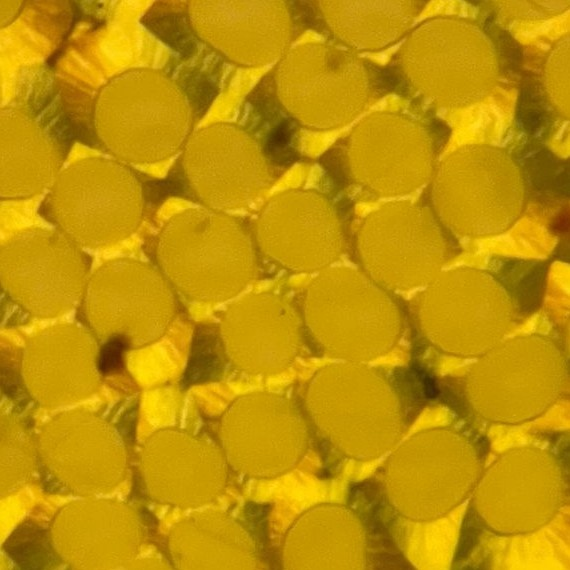
#> input picture Preprocessing/images/1.jpg, 570 x 570 px
$ python preprocessing.py images/1.jpg
#> lines starting #> are read from the running program, lines starting #| are printed output that depends on the picture
#!/usr/bin/env python3
"""
Script de prétraitement pour simulation FEM de matériau composite.
Détecte les fibres depuis une image et génère le fichier de géométrie Gmsh.
"""

import cv2 as cv
import numpy as np
import sys
import argparse
import re

def detect_circles(img_path, pixel_size=None):
    """
    Détecte les cercles dans l'image en utilisant la transformée de Hough.
    Retourne une liste de (x, y, r) en unités physiques.
    """
    img = cv.imread(img_path)
    if img is None:
        raise ValueError(f"Impossible de charger l'image : {img_path}")

    # Prétraitement
    L = max(img.shape)
    w, h = img.shape[1], img.shape[0]
    img_resized = cv.resize(img, (int((w/L)*500), int((h/L)*500)))
    gray = cv.imread(img_path, cv.IMREAD_GRAYSCALE)
    gray_resized = cv.resize(gray, (int((w/L)*500), int((h/L)*500)))
    blur = cv.GaussianBlur(gray_resized, (9, 9), 2)

    # Détection des cercles
    circles = cv.HoughCircles(blur, method=cv.HOUGH_GRADIENT, dp=1, minDist=78,
                              param1=10, param2=7, minRadius=34, maxRadius=40)

    if circles is None:
        return []

    circles = np.uint16(np.around(circles))

    # Normalisation et mise à l'échelle en unités physiques
    scale_factor = pixel_size if pixel_size else L  # Si pas de pixel_size, utiliser L pour normalisation
    detected_circles = []
    for i in circles[0, :]:
        x = i[0] / L * scale_factor
        y = i[1] / L * scale_factor
        r = i[2] / L * scale_factor
        detected_circles.append((x, y, r))

    return detected_circles

def generate_geo(circles, output_file, mesh_size=0.1):
    """
    Génère le fichier .geo Gmsh à partir des cercles.
    """
    if not circles:
        print("Aucun cercle détecté, génération du geo ignorée.")
        return

    # Calcul des limites du domaine
    xmin = min(x - r for x, y, r in circles) - 1.0
    xmax = max(x + r for x, y, r in circles) + 1.0
    ymin = min(y - r for x, y, r in circles) - 1.0
    ymax = max(y + r for x, y, r in circles) + 1.0

    with open(output_file, 'w') as f:
        f.write("// Généré automatiquement depuis le traitement d'image\n")
        f.write(f"lc = {mesh_size};\n\n")

        # Fibres
        fibre_loops = []
        fibre_surfaces = []
        fibre_boundaries = []

        for i, (x, y, r) in enumerate(circles, start=1):
            base = i * 10
            f.write(f"// Fibre {i}\n")
            f.write(f"Point({base+1}) = {{{x + r}, {y}, 0, lc}};\n")
            f.write(f"Point({base+2}) = {{{x}, {y + r}, 0, lc}};\n")
            f.write(f"Point({base+3}) = {{{x - r}, {y}, 0, lc}};\n")
            f.write(f"Point({base+4}) = {{{x}, {y - r}, 0, lc}};\n")
            f.write(f"Point({base+5}) = {{{x}, {y}, 0, lc}};\n")

            f.write(f"Circle({base+6}) = {{{base+1}, {base+5}, {base+2}}};\n")
            f.write(f"Circle({base+7}) = {{{base+2}, {base+5}, {base+3}}};\n")
            f.write(f"Circle({base+8}) = {{{base+3}, {base+5}, {base+4}}};\n")
            f.write(f"Circle({base+9}) = {{{base+4}, {base+5}, {base+1}}};\n")

            fibre_boundaries.extend([base+6, base+7, base+8, base+9])
            f.write(f"Curve Loop({i}) = {{{base+6}, {base+7}, {base+8}, {base+9}}};\n")
            fibre_loops.append(i)

            surface_id = 1000 + i
            f.write(f"Plane Surface({surface_id}) = {{{i}}};\n")
            fibre_surfaces.append(surface_id)
            f.write("\n")

        # Rectangle extérieur (matrice)
        f.write("// Domaine extérieur (matrice)\n")
        f.write(f"Point(1) = {{{xmin}, {ymin}, 0, lc}};\n")
        f.write(f"Point(2) = {{{xmax}, {ymin}, 0, lc}};\n")
        f.write(f"Point(3) = {{{xmax}, {ymax}, 0, lc}};\n")
        f.write(f"Point(4) = {{{xmin}, {ymax}, 0, lc}};\n")

        f.write("Line(1) = {1, 2};\n")
        f.write("Line(2) = {2, 3};\n")
        f.write("Line(3) = {3, 4};\n")
        f.write("Line(4) = {4, 1};\n")
        f.write("Curve Loop(999) = {1, 2, 3, 4};\n\n")

        # Matrice = rectangle - fibres
        fibre_list = ", ".join(str(l) for l in fibre_loops)
        f.write(f"Plane Surface(2000) = {{999, {fibre_list}}};\n\n")

        # Tags physiques
        f.write("// Tags physiques\n\n")
        fibre_surf_list = ", ".join(str(s) for s in fibre_surfaces)
        f.write(f"Physical Surface(2) = {{{fibre_surf_list}}};\n")  # Fibres
        f.write("Physical Surface(1) = {2000};\n\n")  # Matrice

        fibre_bound_list = ", ".join(str(b) for b in fibre_boundaries)
        f.write(f"Physical Curve(11) = {{{fibre_bound_list}}};\n")  # Interfaces
        f.write("Physical Curve(12) = {1, 2, 3, 4};\n")  # Bord extérieur

        # Paramètres de maillage
        f.write("\n// Paramètres de maillage\n")
        f.write("Mesh.Algorithm = 5;\n")
        f.write("Mesh 2;\n")

    print(f"Fichier '{output_file}' généré avec succès.")
    print("Convention des tags physiques :")
    print("  - Surface 1 : Matrice")
    print("  - Surface 2 : Fibres")
    print("  - Curve 11 : Interfaces fibre-matrice")
    print("  - Curve 12 : Bord extérieur du domaine")

def extract_pixel_size(filename):
    """
    Extrait la taille de pixel depuis le nom du fichier, ex: 'image_0.001m.png' -> 0.001, ou 'image_0.03um.png' -> 0.00003
    """
    match = re.search(r'_(\d+\.?\d*)(um|m)', filename)
    if match:
        value = float(match.group(1))
        unit = match.group(2)
        if unit == 'um':
            value *= 1e-6  # convertir um en m
        return value
    return None

def main():
    parser = argparse.ArgumentParser(description="Prétraitement pour FEM composite : détecter les fibres et générer la géométrie Gmsh.")
    parser.add_argument('image', help='Chemin vers l\'image d\'entrée')
    parser.add_argument('-o', '--output', default='geo/maillage_fibres.geo', help='Fichier .geo de sortie')
    parser.add_argument('-m', '--mesh-size', type=float, default=0.1, help='Taille caractéristique du maillage')
    parser.add_argument('-p', '--pixel-size', type=float, help='Taille de pixel en mètres (remplace l\'extraction automatique)')
    parser.add_argument('--show', action='store_true', help='Afficher les cercles détectés')

    args = parser.parse_args()

    # Extraire la taille de pixel si non fournie
    pixel_size = args.pixel_size
    if pixel_size is None:
        pixel_size = extract_pixel_size(args.image)
        if pixel_size:
            print(f"Taille de pixel extraite : {pixel_size} m")

    # Détecter les cercles
    circles = detect_circles(args.image, pixel_size)
#> in detect_circles, img is the input picture: shape (570, 570, 3); mean B, G, R 4.3, 146.7, 190.7
#> in detect_circles, `gray = cv.imread(img_path, cv.IMREAD_GRAYSCALE)`:
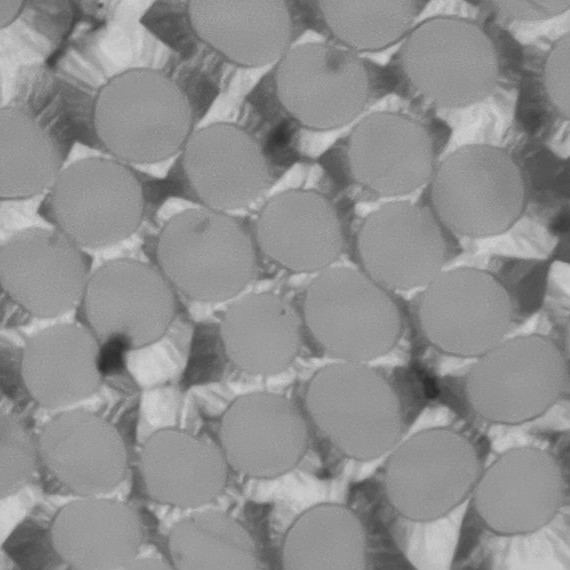
#> gray: shape (570, 570); min 43, max 210, mean 143.6
#> in detect_circles, `circles = cv.HoughCircles(blur, method=cv.HOUGH_GRADIENT, dp=1, minDis..`: circles = 30 rows, first 8: [454.5, 430.5, 39.4], [282.5, 75.5, 39.4], [395.5, 55.5, 39.4], [258.5, 205.5, 39.4], [353.5, 214.5, 38.3], [119.5, 98.5, 39.4], [340.5, 135.5, 38.3], [229.5, 379.5, 37.2]
#> in detect_circles, `circles = np.uint16(np.around(circles))`: circles = 30 rows, first 8: [454, 430, 39], [282, 76, 39], [396, 56, 39], [258, 206, 39], [354, 214, 38], [120, 98, 39], [340, 136, 38], [230, 380, 37]
#> the loop in detect_circles, `for i in circles[0, :]:` made 30 passes
#> (x, y, r) on passes 1 to 12: (454, 430, 39), (282, 76, 39), (396, 56, 39), (258, 206, 39), (354, 214, 38), (120, 98, 39), (340, 136, 38), (230, 380, 37), (110, 264, 39), (156, 410, 38), (306, 354, 37), (36, 232, 37)
#> after the loop in detect_circles, `for i in circles[0, :]:`: detected_circles = 30 items, first 6: (454, 430, 39), (282, 76, 39), (396, 56, 39), (258, 206, 39), (354, 214, 38), (120, 98, 39)
#> circles has the same summary as detected_circles in detect_circles
    print(f"{len(circles)} cercles détectés")
#| 30 cercles détectés

    # Générer le geo
    generate_geo(circles, args.output, args.mesh_size)
#> in generate_geo, `xmin = min(x - r for x, y, r in circles) - 1.0`: xmin = -2
#> in generate_geo, `xmax = max(x + r for x, y, r in circles) + 1.0`: xmax = 532
#> in generate_geo, `ymin = min(y - r for x, y, r in circles) - 1.0`: ymin = -38
#> in generate_geo, `ymax = max(y + r for x, y, r in circles) + 1.0`: ymax = 527
#> the loop in generate_geo, `for i, (x, y, r) in enumerate(circles, start=1):` made 30 passes
#> (x, y, r, base) on passes 1 to 12: (454, 430, 39, 10), (282, 76, 39, 20), (396, 56, 39, 30), (258, 206, 39, 40), (354, 214, 38, 50), (120, 98, 39, 60), (340, 136, 38, 70), (230, 380, 37, 80), (110, 264, 39, 90), (156, 410, 38, 100), (306, 354, 37, 110), (36, 232, 37, 120)
#> after the loop in generate_geo, `for i, (x, y, r) in enumerate(circles, start=1):`: fibre_boundaries = 120 values from 16 to 309; fibre_loops = 30 values from 1 to 30; fibre_surfaces = 30 values from 1001 to 1030

    # Affichage optionnel
    if args.show:
        img = cv.imread(args.image)
        if img is not None:
            for x, y, r in circles:
                # Remettre à l'échelle pour l'affichage
                scale = max(img.shape) / (pixel_size if pixel_size else max(img.shape))
                cx = int(x * scale)
                cy = int(y * scale)
                cr = int(r * scale)
                cv.circle(img, (cx, cy), cr, (0, 255, 0), 2)
                cv.circle(img, (cx, cy), 2, (0, 0, 255), 3)
            cv.imshow('Cercles détectés', img)
            cv.waitKey(0)

if __name__ == "__main__":
    main()

$ run again, on Preprocessing/images/ech1_x20_0.17um_x20_00.png
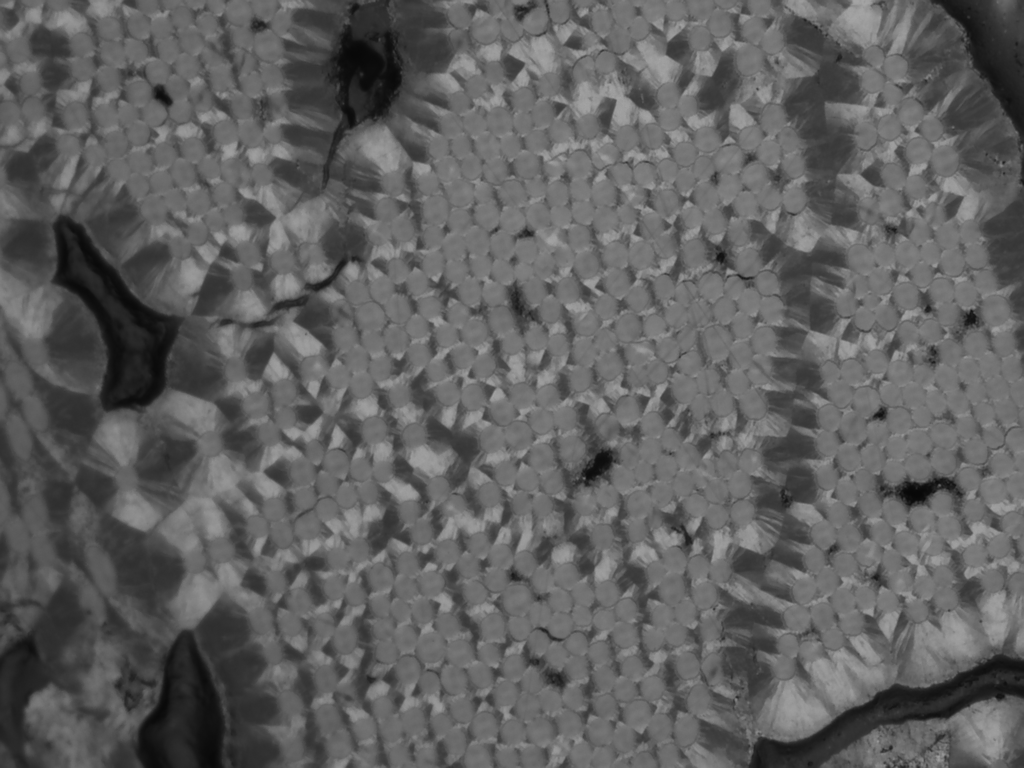
#> input picture Preprocessing/images/ech1_x20_0.17um_x20_00.png, 2048 x 1536 px (shown at 1/2 size)
#> in detect_circles, img is the input picture: shape (1536, 2048, 3); min 7, max 167, mean 95.6
#> in detect_circles, `img_resized = cv.resize(img, (int((w/L)*500), int((h/L)*500)))`:
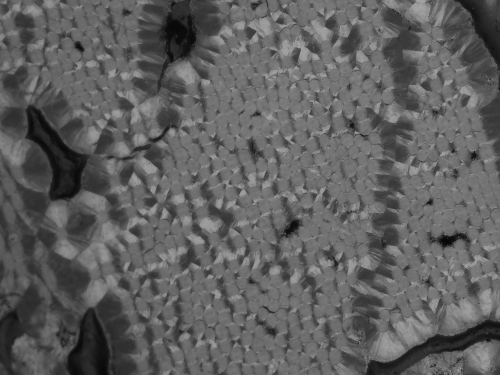
#> img_resized: shape (375, 500, 3); min 7, max 165, mean 95.5
#> in detect_circles, `circles = cv.HoughCircles(blur, method=cv.HOUGH_GRADIENT, dp=1, minDis..`: circles = 22 rows, first 8: [446.5, 300.5, 35], [400.5, 155.5, 39.4], [162.5, 282.5, 38.3], [292.5, 85.5, 39.4], [274.5, 274.5, 35], [82.5, 120.5, 37.2], [327.5, 183.5, 39.4], [211.5, 209.5, 36.1]
#> in detect_circles, `circles = np.uint16(np.around(circles))`: circles = 22 rows, first 8: [446, 300, 35], [400, 156, 39], [162, 282, 38], [292, 86, 39], [274, 274, 35], [82, 120, 37], [328, 184, 39], [212, 210, 36]
#> the loop in detect_circles, `for i in circles[0, :]:` made 22 passes
#> (i, x, y, r) on passes 1, 2, 3, 4, 6, 7, 8, 9: ([446, 300, 35], 3.7e-08, 2.49e-08, 2.91e-09), ([400, 156, 39], 3.32e-08, 1.29e-08, 3.24e-09), ([162, 282, 38], 1.34e-08, 2.34e-08, 3.15e-09), ([292, 86, 39], 2.42e-08, 7.14e-09, 3.24e-09), ([82, 120, 37], 6.81e-09, 9.96e-09, 3.07e-09), ([328, 184, 39], 2.72e-08, 1.53e-08, 3.24e-09), ([212, 210, 36], 1.76e-08, 1.74e-08, 2.99e-09), ([196, 86, 35], 1.63e-08, 7.14e-09, 2.91e-09)
#> after the loop in detect_circles, `for i in circles[0, :]:`: detected_circles = 22 items, first 6: (3.7e-08, 2.49e-08, 2.91e-09), (3.32e-08, 1.29e-08, 3.24e-09), (1.34e-08, 2.34e-08, 3.15e-09), (2.42e-08, 7.14e-09, 3.24e-09), (2.27e-08, 2.27e-08, 2.91e-09), (6.81e-09, 9.96e-09, 3.07e-09)
#> in main, `circles = detect_circles(args.image, pixel_size)`: circles has the same summary as detected_circles in detect_circles
#| 22 cercles détectés
#> xmin = -1
#> xmax = 1
#> ymin = -1
#> ymax = 1
#> the loop in generate_geo, `for i, (x, y, r) in enumerate(circles, start=1):` made 22 passes
#> (x, y, r, base) on passes 1, 2, 3, 4, 6, 7, 8, 9: (3.7e-08, 2.49e-08, 2.91e-09, 10), (3.32e-08, 1.29e-08, 3.24e-09, 20), (1.34e-08, 2.34e-08, 3.15e-09, 30), (2.42e-08, 7.14e-09, 3.24e-09, 40), (6.81e-09, 9.96e-09, 3.07e-09, 60), (2.72e-08, 1.53e-08, 3.24e-09, 70), (1.76e-08, 1.74e-08, 2.99e-09, 80), (1.63e-08, 7.14e-09, 2.91e-09, 90)
#> after the loop in generate_geo, `for i, (x, y, r) in enumerate(circles, start=1):`: fibre_boundaries = 88 values from 16 to 229; fibre_loops = [1, 2, 3, 4, 5, 6, 7, 8, 9, 10, 11, 12, 13, 14, 15, 16, 17, 18, 19, 20, 21, 22]; fibre_surfaces = [1001, 1002, 1003, 1004, 1005, 1006, 1007, 1008, 1009, 1010, 1011, 1012, 1013, 1014, 1015, 1016, 1017, 1018, 1019, 1020, 1021, 1022]

$ run again, on Preprocessing/images/ech1_x50_0.07um_x50_00.png
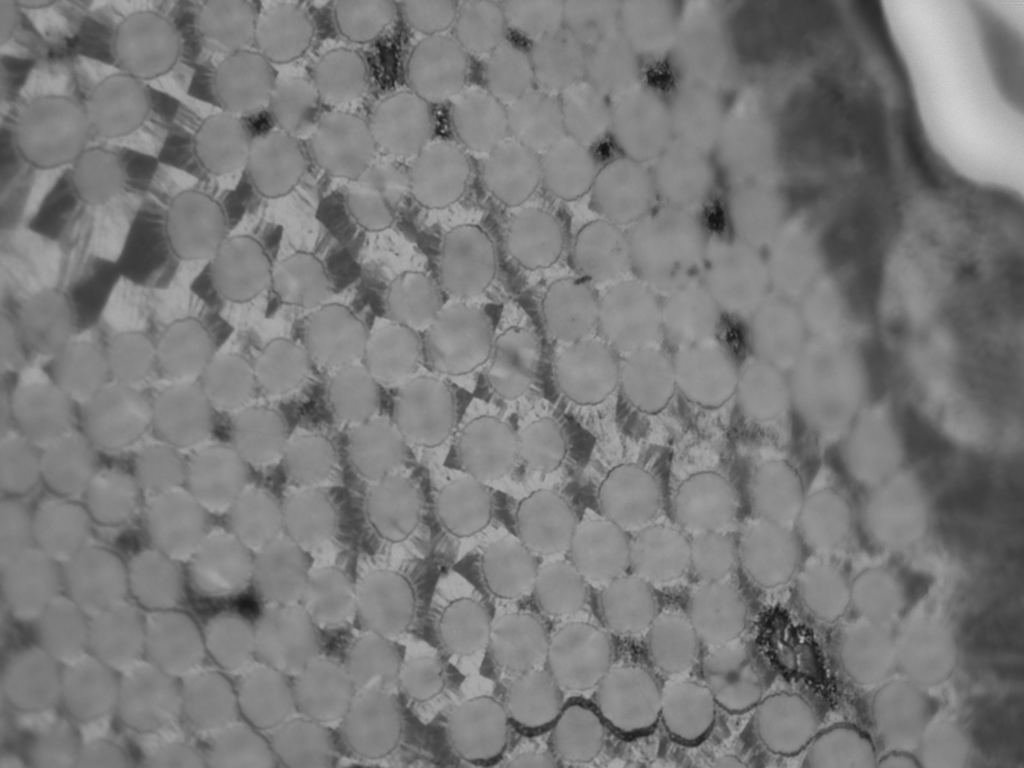
#> input picture Preprocessing/images/ech1_x50_0.07um_x50_00.png, 2048 x 1536 px (shown at 1/2 size)
#> in detect_circles, img is the input picture: shape (1536, 2048, 3); min 17, max 214, mean 122.2
#> in detect_circles, `img_resized = cv.resize(img, (int((w/L)*500), int((h/L)*500)))`:
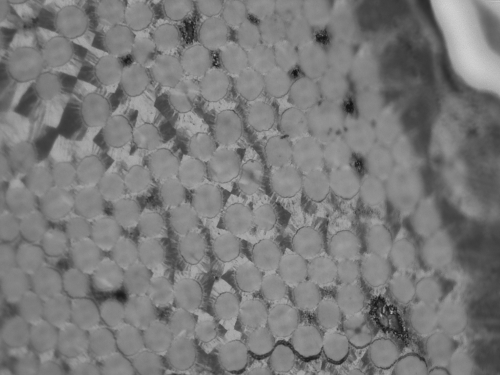
#> img_resized: shape (375, 500, 3); min 18, max 210, mean 122.1
#> in detect_circles, `circles = cv.HoughCircles(blur, method=cv.HOUGH_GRADIENT, dp=1, minDis..`: circles = 23 rows, first 8: [258.5, 313.5, 39.4], [214.5, 71.5, 38.3], [230.5, 197.5, 37.2], [316.5, 96.5, 39.4], [173.5, 142.5, 37.2], [96.5, 45.5, 39.4], [152.5, 327.5, 37.2], [91.5, 265.5, 35]
#> in detect_circles, `circles = np.uint16(np.around(circles))`: circles = 23 rows, first 8: [258, 314, 39], [214, 72, 38], [230, 198, 37], [316, 96, 39], [174, 142, 37], [96, 46, 39], [152, 328, 37], [92, 266, 35]
#> the loop in detect_circles, `for i in circles[0, :]:` made 23 passes
#> (i, x, y, r) on passes 1 to 8: ([258, 314, 39], 8.82e-09, 1.07e-08, 1.33e-09), ([214, 72, 38], 7.31e-09, 2.46e-09, 1.3e-09), ([230, 198, 37], 7.86e-09, 6.77e-09, 1.26e-09), ([316, 96, 39], 1.08e-08, 3.28e-09, 1.33e-09), ([174, 142, 37], 5.95e-09, 4.85e-09, 1.26e-09), ([96, 46, 39], 3.28e-09, 1.57e-09, 1.33e-09), ([152, 328, 37], 5.2e-09, 1.12e-08, 1.26e-09), ([92, 266, 35], 3.14e-09, 9.09e-09, 1.2e-09)
#> after the loop in detect_circles, `for i in circles[0, :]:`: detected_circles = 23 items, first 6: (8.82e-09, 1.07e-08, 1.33e-09), (7.31e-09, 2.46e-09, 1.3e-09), (7.86e-09, 6.77e-09, 1.26e-09), (1.08e-08, 3.28e-09, 1.33e-09), (5.95e-09, 4.85e-09, 1.26e-09), (3.28e-09, 1.57e-09, 1.33e-09)
#> in main, `circles = detect_circles(args.image, pixel_size)`: circles has the same summary as detected_circles in detect_circles
#| 23 cercles détectés
#> xmin = -1
#> xmax = 1
#> ymin = -1
#> ymax = 1
#> the loop in generate_geo, `for i, (x, y, r) in enumerate(circles, start=1):` made 23 passes
#> (x, y, r, base) on passes 1 to 8: (8.82e-09, 1.07e-08, 1.33e-09, 10), (7.31e-09, 2.46e-09, 1.3e-09, 20), (7.86e-09, 6.77e-09, 1.26e-09, 30), (1.08e-08, 3.28e-09, 1.33e-09, 40), (5.95e-09, 4.85e-09, 1.26e-09, 50), (3.28e-09, 1.57e-09, 1.33e-09, 60), (5.2e-09, 1.12e-08, 1.26e-09, 70), (3.14e-09, 9.09e-09, 1.2e-09, 80)
#> after the loop in generate_geo, `for i, (x, y, r) in enumerate(circles, start=1):`: fibre_boundaries = 92 values from 16 to 239; fibre_loops = [1, 2, 3, 4, 5, 6, 7, 8, 9, 10, 11, 12, 13, 14, 15, 16, 17, 18, 19, 20, 21, 22, 23]; fibre_surfaces = [1001, 1002, 1003, 1004, 1005, 1006, 1007, 1008, 1009, 1010, 1011, 1012, 1013, 1014, 1015, 1016, 1017, 1018, 1019, 1020, 1021, 1022, 1023]

$ run again, on Preprocessing/images/ech2_x100_0.03um2_x100_00.png
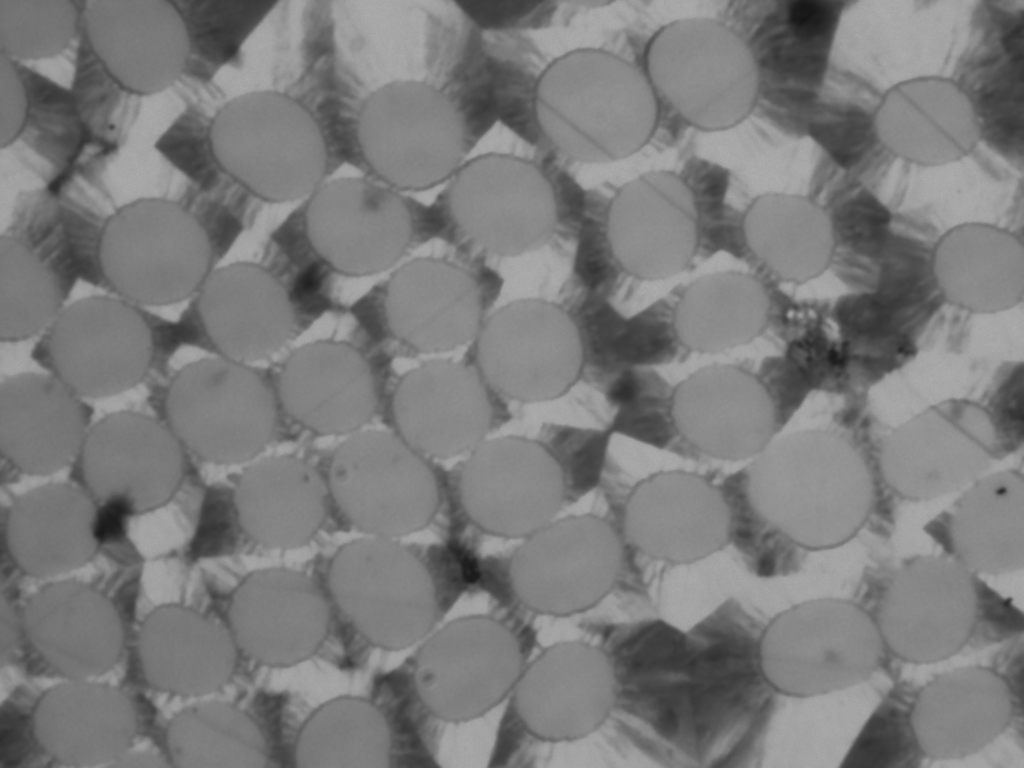
#> input picture Preprocessing/images/ech2_x100_0.03um2_x100_00.png, 2048 x 1536 px (shown at 1/2 size)
#> in detect_circles, img is the input picture: shape (1536, 2048, 3); min 21, max 181, mean 123.4
#> in detect_circles, `img_resized = cv.resize(img, (int((w/L)*500), int((h/L)*500)))`:
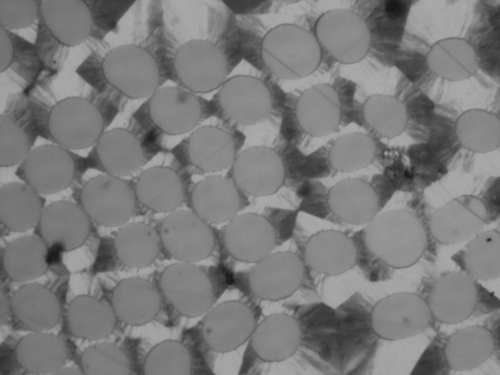
#> img_resized: shape (375, 500, 3); min 21, max 176, mean 123.3
#> in detect_circles, `circles = cv.HoughCircles(blur, method=cv.HOUGH_GRADIENT, dp=1, minDis..`: circles = 20 rows, first 8: [456.5, 73.5, 38.3], [294.5, 40.5, 37.2], [63.5, 112.5, 39.4], [220.5, 312.5, 39.4], [397.5, 229.5, 34.9], [121.5, 238.5, 39.4], [135.5, 149.5, 37.1], [253.5, 109.5, 34.9]
#> in detect_circles, `circles = np.uint16(np.around(circles))`: circles = 20 rows, first 8: [456, 74, 38], [294, 40, 37], [64, 112, 39], [220, 312, 39], [398, 230, 35], [122, 238, 39], [136, 150, 37], [254, 110, 35]
#> the loop in detect_circles, `for i in circles[0, :]:` made 20 passes
#> (i, x, y, r) on passes 1 to 8: ([456, 74, 38], 6.68e-09, 1.08e-09, 5.57e-10), ([294, 40, 37], 4.31e-09, 5.86e-10, 5.42e-10), ([64, 112, 39], 9.37e-10, 1.64e-09, 5.71e-10), ([220, 312, 39], 3.22e-09, 4.57e-09, 5.71e-10), ([398, 230, 35], 5.83e-09, 3.37e-09, 5.13e-10), ([122, 238, 39], 1.79e-09, 3.49e-09, 5.71e-10), ([136, 150, 37], 1.99e-09, 2.2e-09, 5.42e-10), ([254, 110, 35], 3.72e-09, 1.61e-09, 5.13e-10)
#> after the loop in detect_circles, `for i in circles[0, :]:`: detected_circles = 20 items, first 6: (6.68e-09, 1.08e-09, 5.57e-10), (4.31e-09, 5.86e-10, 5.42e-10), (9.37e-10, 1.64e-09, 5.71e-10), (3.22e-09, 4.57e-09, 5.71e-10), (5.83e-09, 3.37e-09, 5.13e-10), (1.79e-09, 3.49e-09, 5.71e-10)
#> in main, `circles = detect_circles(args.image, pixel_size)`: circles has the same summary as detected_circles in detect_circles
#| 20 cercles détectés
#> xmin = -1
#> xmax = 1
#> ymin = -1
#> ymax = 1
#> the loop in generate_geo, `for i, (x, y, r) in enumerate(circles, start=1):` made 20 passes
#> (x, y, r, base) on passes 1 to 8: (6.68e-09, 1.08e-09, 5.57e-10, 10), (4.31e-09, 5.86e-10, 5.42e-10, 20), (9.37e-10, 1.64e-09, 5.71e-10, 30), (3.22e-09, 4.57e-09, 5.71e-10, 40), (5.83e-09, 3.37e-09, 5.13e-10, 50), (1.79e-09, 3.49e-09, 5.71e-10, 60), (1.99e-09, 2.2e-09, 5.42e-10, 70), (3.72e-09, 1.61e-09, 5.13e-10, 80)
#> after the loop in generate_geo, `for i, (x, y, r) in enumerate(circles, start=1):`: fibre_boundaries = 80 values from 16 to 209; fibre_loops = [1, 2, 3, 4, 5, 6, 7, 8, 9, 10, 11, 12, 13, 14, 15, 16, 17, 18, 19, 20]; fibre_surfaces = [1001, 1002, 1003, 1004, 1005, 1006, 1007, 1008, 1009, 1010, 1011, 1012, 1013, 1014, 1015, 1016, 1017, 1018, 1019, 1020]
